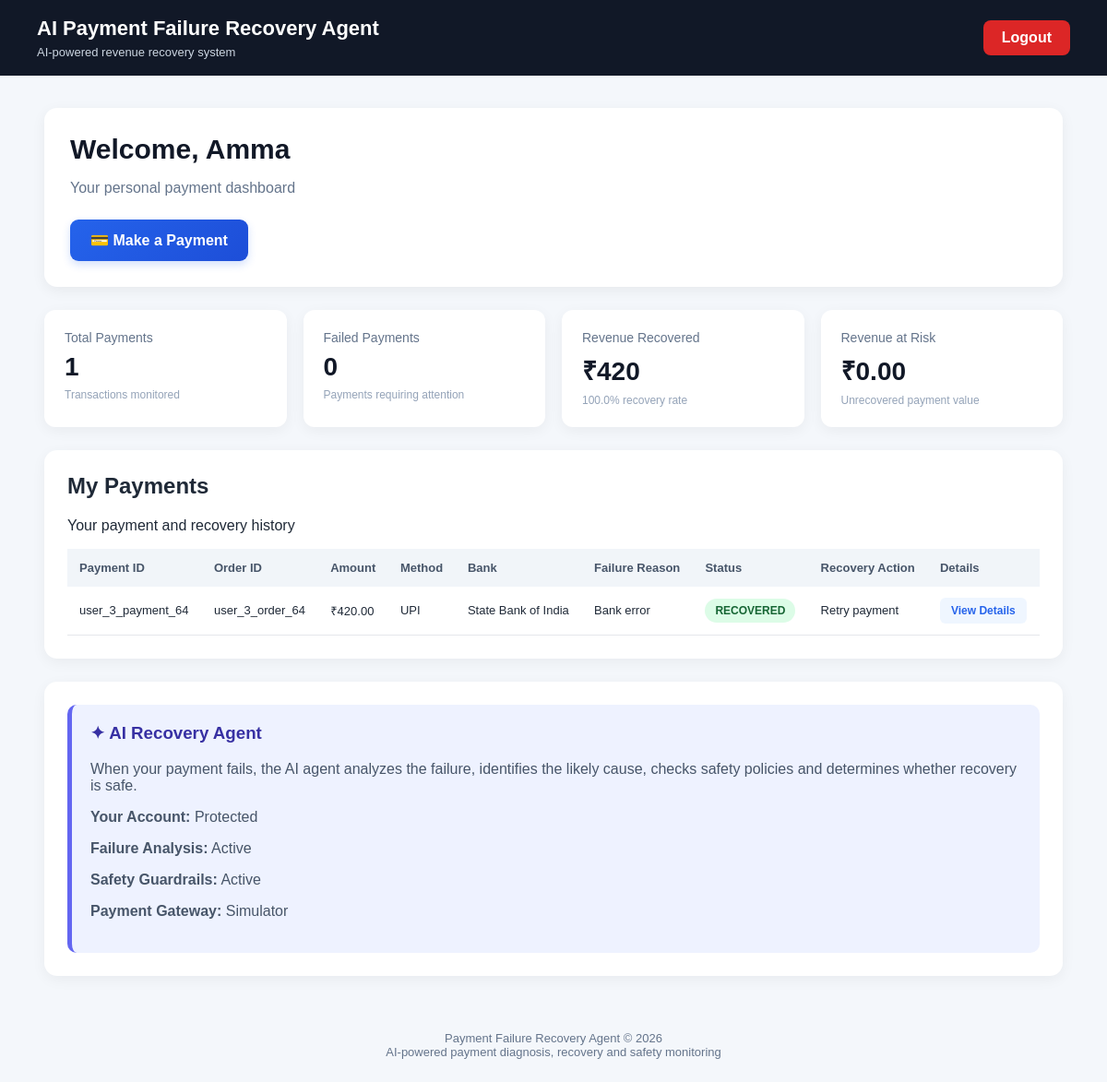
The page / (signed in) on the database its author committed.
### payments/models.py (models this page shows, shortened)
class Payment(models.Model):
    user = models.ForeignKey(
        User,
        on_delete=models.CASCADE,
        null=True,
        blank=True,
        related_name="payments"
    )
    payment_id = models.CharField(
        max_length=255,
        unique=True
    )
    order_id = models.CharField(
        max_length=100,
        blank=True,
        null=True
    )
    amount = models.DecimalField(
        max_digits=12,
        decimal_places=2,
        default=0
    )
    payment_method = models.CharField(
        max_length=100,
        blank=True,
        null=True
    )
    bank = models.CharField(
        max_length=100,
        blank=True,
        null=True
    )
    failure_type = models.CharField(
        max_length=100,
        blank=True,
        null=True
    )
    failure_reason = models.CharField(
        max_length=255,
        blank=True,
        null=True
    )
    cancellation_reason = models.CharField(
        max_length=100,
        blank=True,
        null=True
    )
    status = models.CharField(
        max_length=50,
        default="FAILED"
    )
    retry_count = models.PositiveIntegerField(
        default=0
    )
    ai_diagnosis = models.TextField(
        blank=True,
        null=True
    )
    ai_confidence = models.FloatField(
        blank=True,
        null=True
    )
    recovery_action = models.CharField(
        max_length=255,
        blank=True,
        null=True
    )
    recovery_result = models.TextField(
        blank=True,
        null=True
    )
    revenue_recovered = models.DecimalField(
        max_digits=12,
        decimal_places=2,
        default=0
    )
    created_at = models.DateTimeField(
        auto_now_add=True
    )
    updated_at = models.DateTimeField(
        auto_now=True
    )

### payments/views.py (the view)
@login_required
def home(request):
    return dashboard(request)

### payments/templates/payments/dashboard.html (shortened to what this page needs)
<!DOCTYPE html>
<html lang="en">
<head>
</head>
<body>
<header class="top-header">
    <div>
        <div class="brand">
            AI Payment Failure Recovery Agent
        </div>
        <div class="brand-subtitle">
            AI-powered revenue recovery system
        </div>
    </div>
    <a href="{% url 'logout' %}" class="logout-btn">
        Logout
    </a>
</header>
<div class="container">
    <section class="welcome-section">
        <h1>
            Welcome, {{ current_user.username }}
        </h1>
        {% if is_admin %}
            <span class="admin-badge">
                Administrator Account
            </span>
        {% else %}
            <p>
                Your personal payment dashboard
            </p>
        {% endif %}
        <div class="dashboard-actions">
            <a href="{% url 'make_payment' %}"
               class="action-btn payment-btn">
                💳 Make a Payment
            </a>
        </div>
    </section>
    <div class="stats-grid">
        <div class="stat-card">
            <div class="stat-title">Total Payments</div>
            <div class="stat-value">
                {{ total_payments }}
            </div>
            <div class="stat-description">
                Transactions monitored
            </div>
        </div>
        <div class="stat-card">
            <div class="stat-title">Failed Payments</div>
            <div class="stat-value">
                {{ failed_payments }}
            </div>
            <div class="stat-description">
                Payments requiring attention
            </div>
        </div>
        <div class="stat-card">
            <div class="stat-title">Revenue Recovered</div>
            <div class="stat-value">
                ₹{{ revenue_recovered }}
            </div>
            <div class="stat-description">
                {{ recovery_rate }}% recovery rate
            </div>
        </div>
        <div class="stat-card">
            <div class="stat-title">Revenue at Risk</div>
            <div class="stat-value">
                ₹{{ revenue_at_risk }}
            </div>
            <div class="stat-description">
                Unrecovered payment value
            </div>
        </div>
    </div>
    <div class="card">
        <h2>My Payments</h2>
        <p>
            Your payment and recovery history
        </p>
        <div class="table-wrapper">
            <table>
                <thead>
                    <tr>
                        <th>Payment ID</th>
                        <th>Order ID</th>
                        <th>Amount</th>
                        <th>Method</th>
                        <th>Bank</th>
                        <th>Failure Reason</th>
                        <th>Status</th>
                        <th>Recovery Action</th>
                        <th>Details</th>
                    </tr>
                </thead>
                <tbody>
                {% for payment in payments %}
                    <tr>
                        <td>{{ payment.payment_id }}</td>
                        <td>{{ payment.order_id }}</td>
                        <td>₹{{ payment.amount }}</td>
                        <td>{{ payment.payment_method }}</td>
                        <td>{{ payment.bank }}</td>
                        <td>{{ payment.failure_reason }}</td>
                        <td>
                            {% if payment.status == "RECOVERED" %}
                                <span class="status status-recovered">
                                    RECOVERED
                                </span>
                            {% else %}
                                <span class="status status-failed">
                                    FAILED
                                </span>
                            {% endif %}
                        </td>
                        <td>
                            {{ payment.recovery_action }}
                        </td>
                        <td>
                            <a href="{% url 'payment_result' payment.id %}"
                               class="details-btn">
                                View Details
                            </a>
                        </td>
                    </tr>
                {% endfor %}
                </tbody>
            </table>
        </div>
    </div>
    <div class="card">
        <div class="ai-info">
            <h3>
                ✦ AI Recovery Agent
            </h3>
            <p>
                When your payment fails, the AI agent analyzes
                the failure, identifies the likely cause, checks
                safety policies and determines whether recovery
                is safe.
            </p>
            <p>
                <strong>Your Account:</strong> Protected
            </p>
            <p>
                <strong>Failure Analysis:</strong> Active
            </p>
            <p>
                <strong>Safety Guardrails:</strong> Active
            </p>
            <p>
                <strong>Payment Gateway:</strong> Simulator
            </p>
        </div>
    </div>
</div>
<footer>
    Payment Failure Recovery Agent © 2026
    <br>
    AI-powered payment diagnosis, recovery and safety monitoring
</footer>
</body>
</html>

### payments/templates/payments/dashboard.html (style rules this page uses)
* { box-sizing: border-box; }
body { margin: 0; font-family: Arial, Helvetica, sans-serif; background: #f4f7fb; color: #1f2937; }
a { text-decoration: none; }
.top-header { background: #111827; color: white; padding: 18px 40px; display: flex; justify-content: space-between; align-items: center; gap: 20px; flex-wrap: wrap; }
.brand { font-size: 22px; font-weight: 700; }
.brand-subtitle { margin-top: 5px; font-size: 13px; color: #cbd5e1; }
.logout-btn { background: #dc2626; color: white; padding: 10px 20px; border-radius: 8px; font-weight: bold; }
.container { width: 92%; max-width: 1250px; margin: 35px auto; }
.welcome-section { background: white; padding: 28px; border-radius: 14px; margin-bottom: 25px; box-shadow: 0 4px 15px rgba(0,0,0,0.06); }
.welcome-section h1 { margin: 0; color: #111827; font-size: 30px; }
.welcome-section p { color: #64748b; }
.dashboard-actions { display: flex; gap: 14px; flex-wrap: wrap; margin-top: 25px; }
.action-btn { min-width: 180px; padding: 13px 22px; border-radius: 9px; color: white; font-weight: bold; text-align: center; transition: 0.2s; }
.payment-btn { background: linear-gradient(135deg, #2563eb, #1d4ed8); box-shadow: 0 4px 10px rgba(37,99,235,.2); }
.stats-grid { display: grid; grid-template-columns: repeat(4, 1fr); gap: 18px; margin-bottom: 25px; }
.stat-card { background: white; padding: 22px; border-radius: 12px; box-shadow: 0 4px 15px rgba(0,0,0,.05); }
.stat-title { color: #64748b; font-size: 14px; }
.stat-value { margin-top: 8px; font-size: 28px; font-weight: bold; color: #111827; }
.stat-description { margin-top: 7px; color: #94a3b8; font-size: 12px; }
.card { background: white; border-radius: 14px; padding: 25px; margin-bottom: 25px; box-shadow: 0 4px 15px rgba(0,0,0,.05); }
.card h2 { margin-top: 0; }
.table-wrapper { width: 100%; overflow-x: auto; }
table { width: 100%; min-width: 950px; border-collapse: collapse; }
th { background: #f1f5f9; color: #475569; padding: 13px; text-align: left; font-size: 13px; }
td { padding: 13px; border-bottom: 1px solid #e5e7eb; font-size: 13px; }
.status { display: inline-block; padding: 6px 11px; border-radius: 20px; font-size: 12px; font-weight: bold; }
.status-recovered { background: #dcfce7; color: #166534; }
.details-btn { background: #eff6ff; color: #2563eb; padding: 7px 12px; border-radius: 6px; font-size: 12px; font-weight: bold; }
.ai-info { background: #eef2ff; border-left: 5px solid #6366f1; padding: 20px; border-radius: 10px; }
.ai-info h3 { color: #3730a3; margin-top: 0; }
.ai-info p { color: #475569; }
footer { text-align: center; padding: 25px; color: #64748b; font-size: 13px; }

### rows shown on the page
Payment: payment_id "user_3_payment_64", order_id "user_3_order_64", amount "420.00", payment_method "UPI", bank "State Bank of India", failure_reason "Bank error", status "RECOVERED", recovery_action "Retry payment"

### other values the page prints
{{ current_user.username }} "Amma"
{{ total_payments }} "1"
{{ failed_payments }} "0"
{{ revenue_recovered }} "420"
{{ recovery_rate }} "100.0"
{{ revenue_at_risk }} "0.00"
